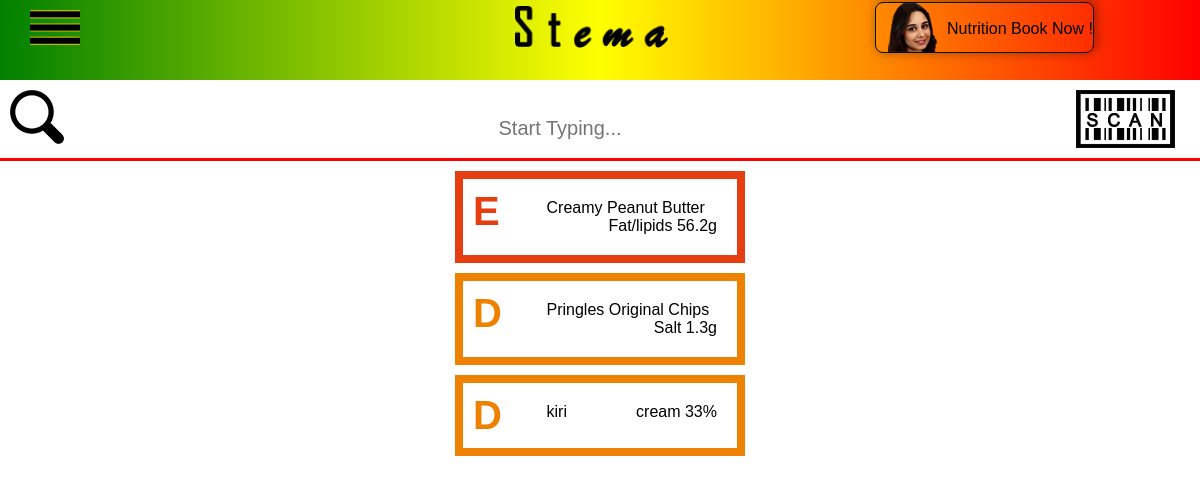
Page /MyFav.php (signed in) on the committed database.
### tables this page shows
CREATE TABLE `produits` (
  `PrimarykeyProduits` int(11) NOT NULL,
  `nameProd` varchar(255) NOT NULL,
  `codeBar` varchar(255) NOT NULL,
  `NuritionalScoreId` int(11) NOT NULL,
  `imageProd` varchar(255) NOT NULL,
  `nbIngred` int(11) NOT NULL
);

CREATE TABLE `nutriscore` (
  `PrimarykeyNutriScore` int(11) NOT NULL,
  `imageNutri` varchar(255) NOT NULL,
  `class` varchar(1) NOT NULL,
  `description` varchar(255) NOT NULL,
  `colorBorder` varchar(40) NOT NULL,
  `colorBackground` varchar(100) NOT NULL
);

CREATE TABLE `ingredient` (
  `PrimarykeyIngredient` int(11) NOT NULL,
  `nameIngred` varchar(255) NOT NULL,
  `imageIngred` varchar(255) NOT NULL,
  `produitId` int(11) NOT NULL,
  `value` varchar(11) NOT NULL,
  `isAdditives` int(1) NOT NULL,
  `isAllergic` int(1) NOT NULL,
  `isOriginalInfo` int(1) NOT NULL,
  `isNutritionalFact` int(1) NOT NULL
);

### MyFav.php (the view, shortened to what this page needs)
<?php include('header.php'); ?>
<?php
include('connect.php');
    $userId = $_SESSION['id'];
    $q="SELECT * FROM `produits` p INNER JOIN `favoris` f on f.produitId = p.PrimarykeyProduits INNER JOIN `nutriscore` n on n.PrimarykeyNutriScore = p.NuritionalScoreId WHERE userId = $userId";
    $res=mysqli_query($db,$q);
    if($res){
    while($rows = mysqli_fetch_assoc($res)){?>
    <div class="row product" style="margin-top:10px;cursor: pointer;" id="product<?php echo $rows['PrimarykeyProduits'];?>">
        <a href="productDetails.php?id=<?php echo $rows['PrimarykeyProduits'] ?>" class="ItemContainer" style="margin-top: 20px;padding: 10px;border: 8px solid <?php echo $rows['colorBorder']?>;margin: auto;">
            <div class="row">
            <div class="lettre">
                <span style="font-size: 40px;font-weight: bold;color:<?php echo $rows['colorBorder']?>"><?php echo $rows['class']?></span>
            </div>
            <div class="nomProduit" style="padding: 10px;">
                 <span ><?php echo $rows['nameProd'];?></span>
                 <span style="float: right;">
                 <?php $v = $rows['nameProd'];
                  $Q="SELECT i.nameIngred,i.value FROM produits p INNER JOIN ingredient i on
                  p.PrimarykeyProduits = i.produitId WHERE p.nameProd='$v' And i.value<>0 Limit 1";
                  $r=mysqli_query($db,$Q);
                  while($row= mysqli_fetch_assoc($r)){ echo $row['nameIngred']." ".$row['value'];} ?>
            </span>
            </div>
            </div>
        </a>
    </div>
     <?php
    }
}else{
    echo 'error';
}
?>

### css/firstPage.css (style rules this page uses)
.row { display: flex; flex-wrap: wrap; margin-right: 0px; margin-left: 0px; width:100%; }
div { display: block; }

### MyFav.php (style rules this page uses)
.product a ,.product a:hover { color:black !important; text-decoration: none; width: 290px; }
.lettre { flex: 0 0 25%; max-width: 25%; }
.nomProduit { flex: 0 0 75%; max-width: 75%; }

### rows in the picture
produits: nutriscore.class "E", nameProd "Creamy Peanut Butter"
ingredient: nameIngred "Fat/lipids", value "56.2g"
produits: nutriscore.class "D", nameProd "Pringles Original Chips"
ingredient: nameIngred "Salt", value "1.3g"
produits: nutriscore.class "D", nameProd "kiri"
ingredient: nameIngred "cream", value "33%"
